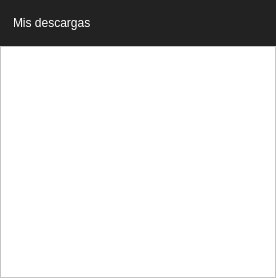
            <widget class="QWidget" name="pageDownloads">
             <layout class="QGridLayout" name="gridLayout_7">
              <property name="leftMargin">
               <number>0</number>
              </property>
              <property name="topMargin">
               <number>0</number>
              </property>
              <property name="rightMargin">
               <number>0</number>
              </property>
              <property name="bottomMargin">
               <number>0</number>
              </property>
              <property name="spacing">
               <number>0</number>
              </property>
              <item row="0" column="0">
               <widget class="QFrame" name="frameDownloads">
                <property name="styleSheet">
                 <string notr="true">QFrame {
	background : #FFFFFF;
}</string>
                </property>
                <property name="frameShape">
                 <enum>QFrame::NoFrame</enum>
                </property>
                <property name="frameShadow">
                 <enum>QFrame::Plain</enum>
                </property>
                <property name="lineWidth">
                 <number>0</number>
                </property>
                <layout class="QGridLayout" name="gridLayout_9">
                 <property name="leftMargin">
                  <number>0</number>
                 </property>
                 <property name="topMargin">
                  <number>0</number>
                 </property>
                 <property name="rightMargin">
                  <number>0</number>
                 </property>
                 <property name="bottomMargin">
                  <number>0</number>
                 </property>
                 <property name="spacing">
                  <number>0</number>
                 </property>
                 <item row="0" column="0">
                  <widget class="QLabel" name="labelDownloads">
                   <property name="minimumSize">
                    <size>
                     <width>0</width>
                     <height>46</height>
                    </size>
                   </property>
                   <property name="maximumSize">
                    <size>
                     <width>16777215</width>
                     <height>46</height>
                    </size>
                   </property>
                   <property name="styleSheet">
                    <string notr="true">QLabel{
	background-color: #222222;
	font : 77 17pt &quot;Microsoft JhengHei UI&quot; bold;
	color : #FFFFFF;
	border-radius : 0px;
	text-align : left;
	padding: 10px;
}
</string>
                   </property>
                   <property name="text">
                    <string>Mis descargas</string>
                   </property>
                  </widget>
                 </item>
                 <item row="1" column="0">
                  <widget class="QFrame" name="frameDownloadsContent">
                   <property name="frameShape">
                    <enum>QFrame::StyledPanel</enum>
                   </property>
                   <property name="frameShadow">
                    <enum>QFrame::Raised</enum>
                   </property>
                   <layout class="QGridLayout" name="gridLayout_11">
                    <item row="0" column="1">
                     <spacer name="horizontalSpacer_2">
                      <property name="orientation">
                       <enum>Qt::Horizontal</enum>
                      </property>
                      <property name="sizeHint" stdset="0">
                       <size>
                        <width>40</width>
                        <height>20</height>
                       </size>
                      </property>
                     </spacer>
                    </item>
                    <item row="1" column="0" colspan="3">
                     <widget class="QTableWidget" name="tableWidgetDownloads">
                      <property name="styleSheet">
                       <string notr="true">QTableView {
	background-color : #FFFFFF;
	font : 75 13pt &quot;Microsoft JhengHei UI&quot; bold;
	color : #D37242;
	border-radius : 0px;
	padding-left : 50px;
	text-align : left;
}

QHeaderView::section {
    background-color : #6178B2;
    font : 75 13pt &quot;Microsoft JhengHei UI&quot; bold;
    color : #FFFFFF;
    border-radius : 0px;
    text-align : left;
}</string>
                      </property>
                      <property name="frameShape">
                       <enum>QFrame::StyledPanel</enum>
                      </property>
                      <property name="frameShadow">
                       <enum>QFrame::Plain</enum>
                      </property>
                      <property name="lineWidth">
                       <number>2</number>
                      </property>
                      <property name="midLineWidth">
                       <number>0</number>
                      </property>
                     </widget>
                    </item>
                   </layout>
                  </widget>
                 </item>
                </layout>
               </widget>
              </item>
             </layout>
            </widget>
